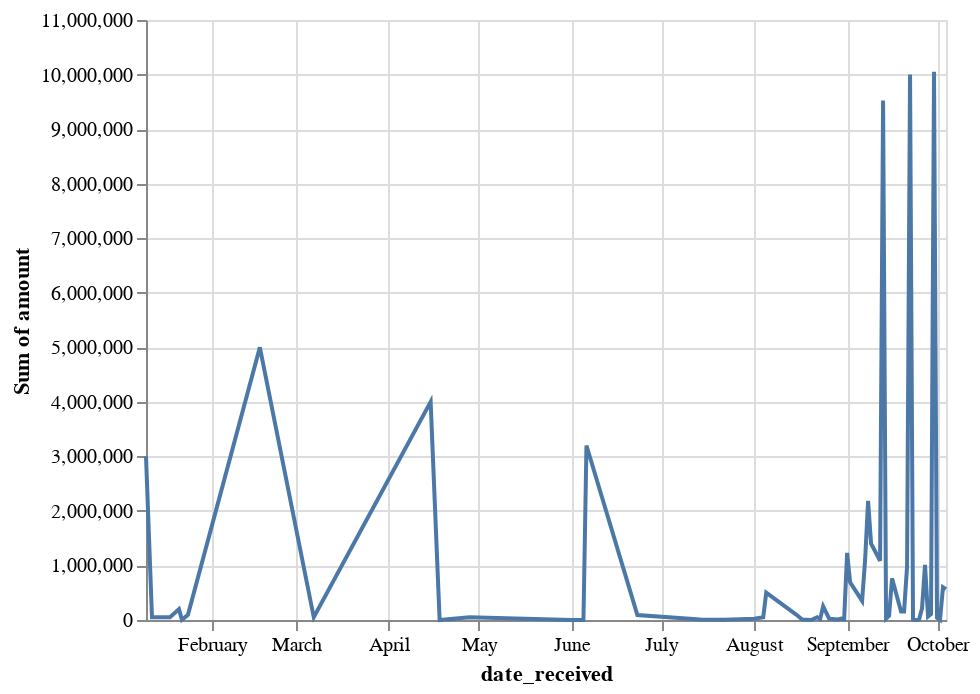

Notebook code for this chart:
### Markdown cell above
We've covered some of the basics for creating a bar chart. Keep in mind the main thing that dictates this is a bar chart is the `mark_bar` method. This means many of the features we implemented - sorting, coloring and aggregating data - can be used on any type of chart, not just bar charts. With that in mind, let's move on to line charts and explore some other options.

## Line charts

Line charts are ideal for showing change over time. Time data - years, months, days, etc - is best displayed along the horizontal axis while numeric values are displayed along the vertical axis. This means our date fields - particularly the **date_received** column - can come into play here. Let's do a simple visualization charting out contributions over time. As before we have to create the chart and tell Altair what data to use. We also have to specify the axes using the `encode` function. However, we will be using the `mark_line` function instead of the `mark_bar` function.

### Code cell
alt.Chart(contribs).mark_line().encode(x='date_received', y='sum(amount)')

### Figure 1 — Vega-Lite specification as saved in the notebook (floating-point values rounded to 4 significant figures; data arrays with more than 128 entries replaced by an {"elided": "..."} marker saying what was removed)
{"config": {"view": {"continuousWidth": 400, "continuousHeight": 300}}, "data": {"name": "data-d17a4e5000736a12280153bd224e2812"}, "mark": "line", "encoding": {"x": {"field": "date_received", "type": "temporal"}, "y": {"aggregate": "sum", "field": "amount", "type": "quantitative"}}, "$schema": "https://vega.github.io/schema/vega-lite/v4.17.0.json", "datasets": {"data-d17a4e5000736a12280153bd224e2812": {"elided": "152 records"}}}
